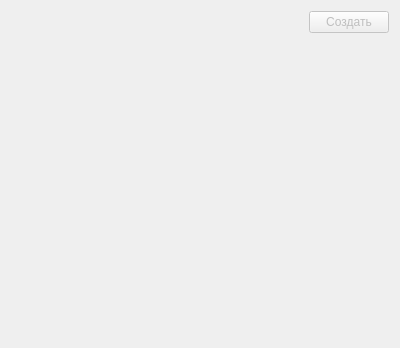
<?xml version="1.0" encoding="UTF-8"?>
<ui version="4.0">
 <class>BuilderWidget</class>
 <widget class="QWidget" name="BuilderWidget">
  <property name="geometry">
   <rect>
    <x>0</x>
    <y>0</y>
    <width>400</width>
    <height>348</height>
   </rect>
  </property>
  <property name="windowTitle">
   <string>Form</string>
  </property>
  <layout class="QGridLayout" name="gridLayout">
   <item row="0" column="0">
    <layout class="QFormLayout" name="form_layout"/>
   </item>
   <item row="1" column="0">
    <layout class="QHBoxLayout" name="horizontalLayout">
     <item>
      <spacer name="horizontalSpacer">
       <property name="orientation">
        <enum>Qt::Horizontal</enum>
       </property>
       <property name="sizeHint" stdset="0">
        <size>
         <width>40</width>
         <height>20</height>
        </size>
       </property>
      </spacer>
     </item>
     <item>
      <widget class="QPushButton" name="apply_btn">
       <property name="enabled">
        <bool>false</bool>
       </property>
       <property name="text">
        <string>Создать</string>
       </property>
      </widget>
     </item>
    </layout>
   </item>
   <item row="2" column="0">
    <spacer name="verticalSpacer">
     <property name="orientation">
      <enum>Qt::Vertical</enum>
     </property>
     <property name="sizeHint" stdset="0">
      <size>
       <width>20</width>
       <height>40</height>
      </size>
     </property>
    </spacer>
   </item>
  </layout>
 </widget>
 <resources/>
 <connections/>
</ui>
